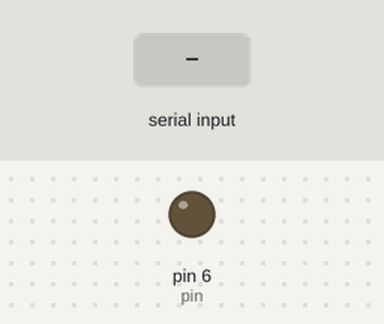
Bench run of a sketch on a simulated Arduino Uno, built with avr-gcc and run on an emulated ATmega328P. Parts: output pins drawn as LEDs (lit = HIGH). The inputs (shaded band) are chosen by the test bench.

Above: at 1.2 s.
1.3 s: "A" received over Serial
At 1.6 s:
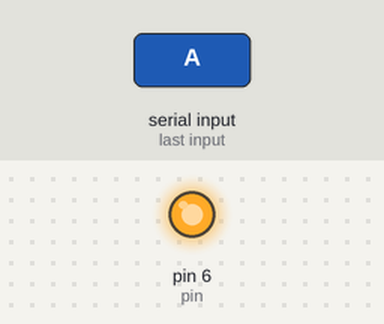
2.8 s: "B" received over Serial
At 4.0 s:
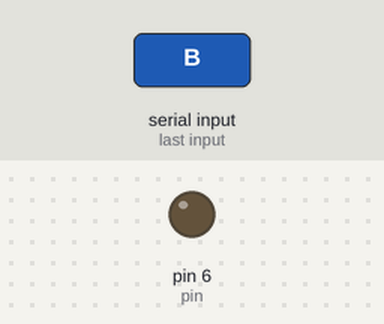
Timing chart, 0 to 5.8 s (numbered marks = the images above; inputs shaded):
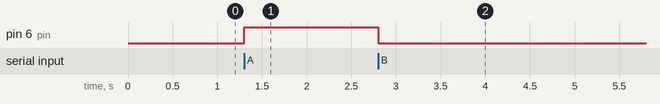

The sketch:

sketch_jan11a.ino
```cpp
int pin = 6;


void setup() {
  // initialize digital pin LED_BUILTIN as an output.
  pinMode(pin, OUTPUT);
  Serial.begin(9600);
}

// the loop function runs over and over again forever
void loop() {
  if (Serial.available()>0) {

    char serIn = Serial.read();

    if(serIn=='A') {
      digitalWrite(pin, HIGH);   // turn the LED on (HIGH is the voltage level)
      delay(1000);                       // wait for a second


    }
     if(serIn=='B') {
      digitalWrite(pin, LOW);    // turn the LED off by making the voltage LOW
      delay(1000);

    }


  }

}
```

Measured:
- after the input at 1.3 s, pin 6 (pin): LOW → HIGH at once
- after the input at 2.8 s, pin 6 (pin): HIGH → LOW at once
